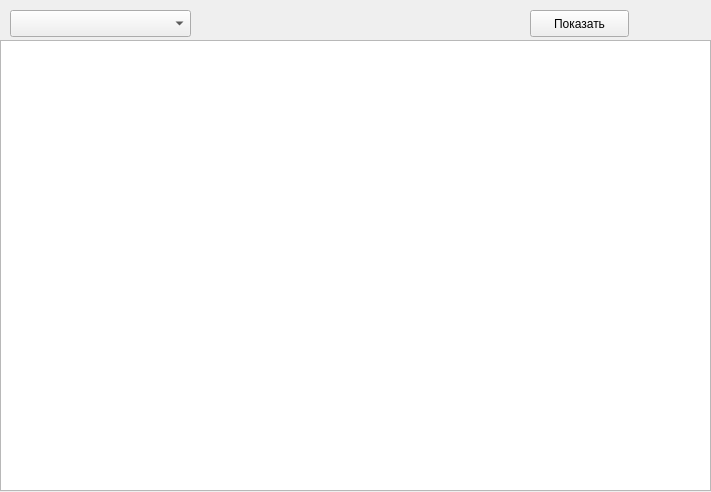
<?xml version="1.0" encoding="UTF-8"?>
<ui version="4.0">
 <class>Form</class>
 <widget class="QWidget" name="Form">
  <property name="geometry">
   <rect>
    <x>0</x>
    <y>0</y>
    <width>711</width>
    <height>492</height>
   </rect>
  </property>
  <property name="windowTitle">
   <string>Form</string>
  </property>
  <widget class="QTableWidget" name="TableView">
   <property name="geometry">
    <rect>
     <x>0</x>
     <y>40</y>
     <width>711</width>
     <height>451</height>
    </rect>
   </property>
  </widget>
  <widget class="QComboBox" name="choose">
   <property name="geometry">
    <rect>
     <x>10</x>
     <y>10</y>
     <width>181</width>
     <height>27</height>
    </rect>
   </property>
  </widget>
  <widget class="QPushButton" name="enter">
   <property name="geometry">
    <rect>
     <x>530</x>
     <y>10</y>
     <width>99</width>
     <height>27</height>
    </rect>
   </property>
   <property name="text">
    <string>Показать</string>
   </property>
  </widget>
 </widget>
 <resources/>
 <connections/>
</ui>
